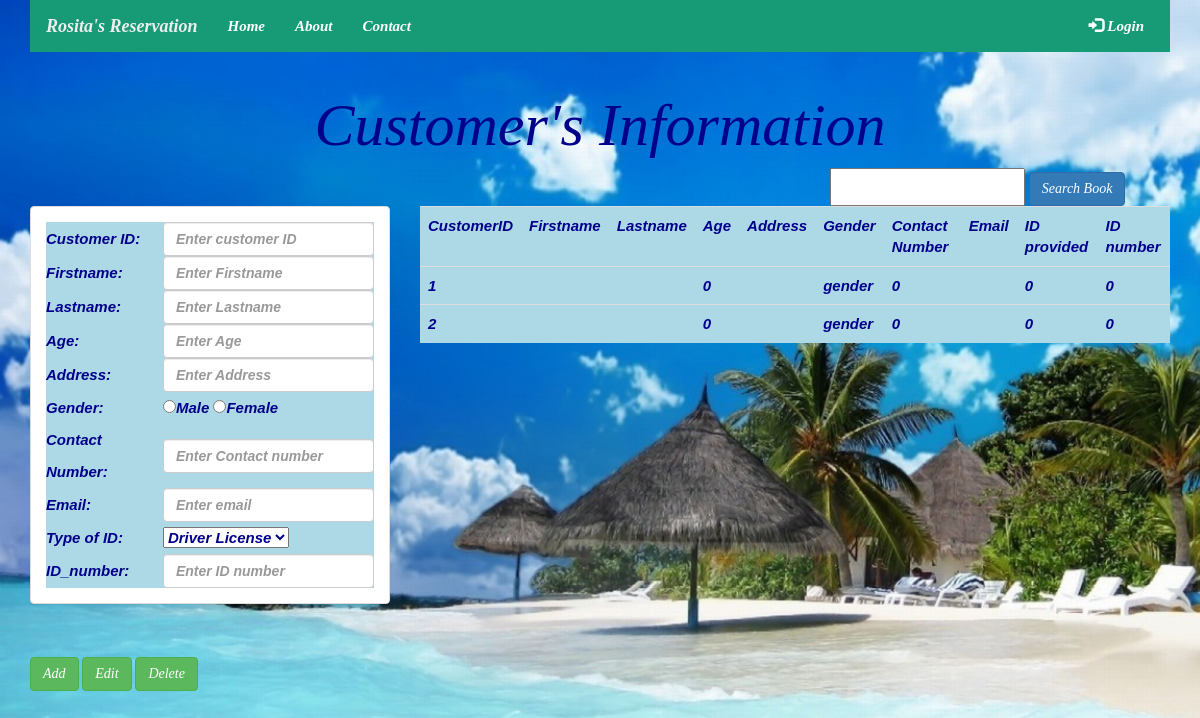
/customer.php, run on the app's committed database.
### tables this page shows
CREATE TABLE IF NOT EXISTS `tb_costumer` (
  `customerID` int(11) NOT NULL AUTO_INCREMENT,
  `F_name` varchar(50) NOT NULL,
  `L_name` varchar(50) NOT NULL,
  `age` int(11) NOT NULL,
  `address` varchar(50) NOT NULL,
  `birthDate` date NOT NULL,
  `gender` varchar(50) NOT NULL,
  `contactNo` int(11) NOT NULL,
  `email` varchar(50) NOT NULL,
  `ID_provided` int(11) NOT NULL,
  `ID_number` int(11) NOT NULL,
  PRIMARY KEY (`customerID`)
);

### functions.php (called while the page is built, shortened)
<?php
function selectData ($sql) {
	$result = $GLOBALS['conn']->query($sql);
	if ($result->num_rows > 0) {
		return $result;
	} else {
	}
	return $result;
}
?>

### customer.php (the view, shortened to what this page needs)
<?php
include 'db.php';
include 'functions.php';
include 'header.php';
?>
<div class="container">
	<h1>Customer's Information</h1>
	 <div style = 'margin-left: 800px;'>
            <form action="customer.php" method="POST">
                <input type="text" name="search_keyword">
                <input type="submit" name="search" class = 'btn btn-primary' value="Search Book">
            </form>
        </div>
	<div class="row">
		<div class="col-sm-4">
			<div class="panel panel-default">
			<div class="panel-body">
			<form action='customer.php' method="post">
				<table>
					<tr>
						<td>Customer ID:</td>
						<td><input type="number" class="form-control" placeholder="Enter customer ID" name="custID"></td>
					</tr>
					<tr>
						<td>Firstname:</td>
						<td><input type="text" class="form-control" placeholder="Enter Firstname" name="fname"></td>
					</tr>
					<tr>
						<td>Lastname:</td>
						<td><input type="text" class="form-control" placeholder="Enter Lastname" name="lname"></td>
					</tr>
					<tr>
						<td>Age:</td>
						<td><input type="number" class="form-control" placeholder="Enter Age" name="age"></td>
					</tr>
					<tr>
						<td>Address:</td>
						<td><input type="text" class="form-control" placeholder="Enter Address" name="address"></td>
					</tr>
						<td>Gender:</td>
						<td><input type="radio" value="male" name="Gender">Male <input type="radio"  value="female" name="Gender">Female</td>
					<tr>
						<td>Contact Number:</td>
						<td><input type="number" class="form-control" placeholder="Enter Contact number" name="cnumber" ></td>
					</tr>
					<tr>
						<td>Email:</td>
						<td><input type="email" class="form-control" placeholder="Enter email" name="email"></td>
					</tr>
					<tr>
						<td>Type of ID:
						<td><select name='id_provided'>
						<?php
							$sql=mysqli_query($conn, "SELECT * FROM typeofid");
							while ($type=mysqli_fetch_assoc($sql)) {
						?>
							<option value = "<?php echo $type['type']; ?>"> <?php echo $type['type'];?> </option>
							<?php
								}
							?>
							</select>
					</td>
					</tr>
					<tr>
						<td>ID_number:</td>
						<td><input type="text" class="form-control" placeholder="Enter ID number" name="id_number"></td>
					</tr>
					</table>
			</div>
			</div>
				<br>
				<div class="buttons">
				<input class="btn btn-success" type="submit" name="Add" value="Add">
				<input class="btn btn-success" type="submit" name="Edit" value="Edit">
				<input class="btn btn-success" type="submit" name="Delete" value="Delete">
		</div>
		</div>
		<div class="col-sm-8">
			<table class="table table-hover">
				<tr>
					<th>CustomerID</th>
					<th>Firstname</th>
					<th>Lastname</th>
					<th>Age</th>
					<th>Address</th>
					<th>Gender</th>
					<th>Contact Number</th>
					<th>Email</th>
					<th>ID provided</th>
					<th>ID number</th>
				</tr>
<?php
		$sql = "SELECT * FROM tb_costumer ";
		$result = selectData ($sql);
		while($row = $result->fetch_assoc()) {
				echo "	<tr>"	;
				echo "	<td>" .	$row["customerID"] .	"</td>";
				echo "	<td>" .	$row["F_name"]	   .	"</td>";
				echo "	<td>" .	$row["L_name"]	   .	"</td>";
				echo "	<td>" .	$row["age"] 	   .	"</td>";
				echo "	<td>" .	$row["address"]	   .	"</td>";
				echo "	<td>" .	$row["gender"]	   .	"</td>";
				echo "	<td>" .	$row["contactNo"]  .	"</td>";
				echo "	<td>" .	$row["email"]      .	"</td>";
				echo "	<td>" .	$row["ID_provided"].	"</td>";
				echo "	<td>" .	$row["ID_number"]  .	"</td>";
				echo "</tr>";
				}
?>
			</table>
		</div>
</div>
</div>
</body>
</html>

### customer.php (style rules this page uses)
body { background-image: url("img/vel.jpg"); background-size: 1500px;500px; background-repeat: no-repeat; color:darkblue; font:italic bold 15px/32px Georgia, serif; background-color:#318e36; }
table { font-family: arial, sans-serif; border-collapse: collapse; background-color:lightblue; }
h1 { color:darkblue; text-align: center; font-family: "vivaldi"; font-size:60px; }

### data on the page
tb_costumer: customerID "1", age "0", gender "gender", contactNo "0", ID_provided "0", ID_number "0"
tb_costumer: customerID "2", age "0", gender "gender", contactNo "0", ID_provided "0", ID_number "0"

### other printed values
form field id_provided "Driver License"
